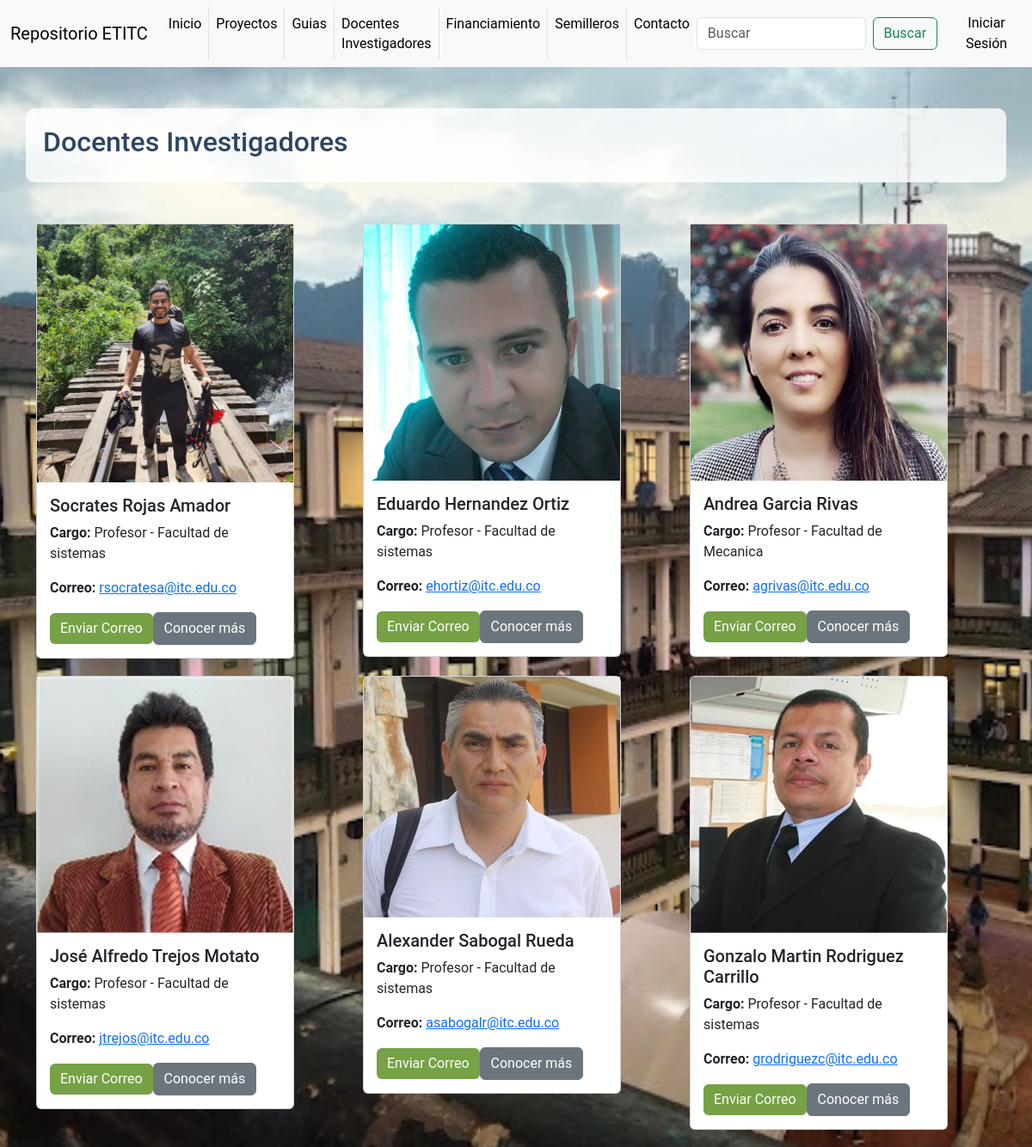
/templates/docentes_investigadores.php, run on the app's committed database.
### tables this page shows
CREATE TABLE `docentes` (
  `docente_id` int(11) NOT NULL,
  `nombre` varchar(255) NOT NULL,
  `cargo` varchar(255) DEFAULT NULL,
  `formacion_academica` text NOT NULL,
  `email` varchar(255) DEFAULT NULL,
  `imagen` varchar(255) DEFAULT NULL
);

### templates/docentes_investigadores.php (the view, shortened to what this page needs)
<?php include("../includes/header.php") ?>
<?php include("../includes/db.php") ?>
<!DOCTYPE html>
<html lang="es">
<head>
    <link href="https://cdn.jsdelivr.net/npm/bootstrap@5.3.0/dist/css/bootstrap.min.css" rel="stylesheet">
    <link rel="stylesheet" href="../css/repositorio.css">
</head>
<body>
<div class="container mt-5 semi-transparent-bg">
        <h2>Docentes Investigadores</h2>
</div>
        <div class="container mt-5 card-container-inv">
        <div class="row">
            <?php
            $sql = "SELECT * FROM docentes";
            $result = $conn->query($sql);
            if ($result->num_rows > 0) {
                while($row = $result->fetch_assoc()) {
                    echo '<div class="col-md-4">';
                    echo '<div class="card card-inv">';
                    echo '<img src="' . $row["imagen"] . '" class="card-img-top-inv" alt="Foto del docente">';
                    echo '<div class="card-body card-body-inv">';
                    echo '<h5 class="card-title">' . $row["nombre"] . '</h5>';
                    echo '<p class="card-text"><strong>Cargo:</strong> ' . $row["cargo"] . '</p>';
                    echo '<p class="card-text"><strong>Correo:</strong> <a href="mailto:' . $row["email"] . '">' . $row["email"] . '</a></p>';
                    echo '<a href="https://outlook.office.com/mail/deeplink/compose?to=' . $row["email"] . '" target="_blank" class="btn btn-primary">Enviar Correo</a>';
                    echo '<a href="detalle_docente.php?docente_id=' . $row["docente_id"] . '" class="btn btn-secondary">Conocer más</a>';
                    echo '</div>';
                    echo '</div>';
                    echo '</div>';
                }
            } else {
                echo "<p>No hay docentes disponibles.</p>";
            }
            ?>
        </div>
    </div>
</body>
<?php include("../includes/footer.php") ?>
</html>

### css/repositorio.css (style rules this page uses)
body { position: relative; background-image: url('../scr/img/Back.jpg'); background-size: cover; background-position: center; background-attachment: fixed; margin: 0; padding: 0; height: 100vh; overflow: auto; font-family: 'Roboto', sans-serif; }
h1, h2 { color: #2e4562; }
.btn-primary { background-color: #76a145; border: none; }
.card-container-inv { margin-top: 20px; }
.card-inv { margin-bottom: 20px; max-width: 300px; }
.card-body-inv { background: rgba(255, 255, 255, 0.8); border-radius: 10px; padding: 15px; }
.card-img-top-inv { max-height: 300px; object-fit: cover; }
.semi-transparent-bg { background-color: rgba(255, 255, 255, 0.8); padding: 20px; border-radius: 10px; }

### data on the page
docentes: imagen (picture), nombre "Socrates Rojas Amador", cargo "Profesor - Facultad de sistemas", email "rsocratesa@itc.edu.co"
docentes: imagen (picture), nombre "Eduardo Hernandez Ortiz", cargo "Profesor - Facultad de sistemas", email "ehortiz@itc.edu.co"
docentes: imagen (picture), nombre "Andrea Garcia Rivas", cargo "Profesor - Facultad de Mecanica", email "agrivas@itc.edu.co"
docentes: imagen (picture), nombre "José Alfredo Trejos Motato", cargo "Profesor - Facultad de sistemas", email "jtrejos@itc.edu.co"
docentes: imagen (picture), nombre "Alexander Sabogal Rueda", cargo "Profesor - Facultad de sistemas", email "asabogalr@itc.edu.co"
docentes: imagen (picture), nombre "Gonzalo Martin Rodriguez Carrillo", cargo "Profesor - Facultad de sistemas", email "grodriguezc@itc.edu.co"
